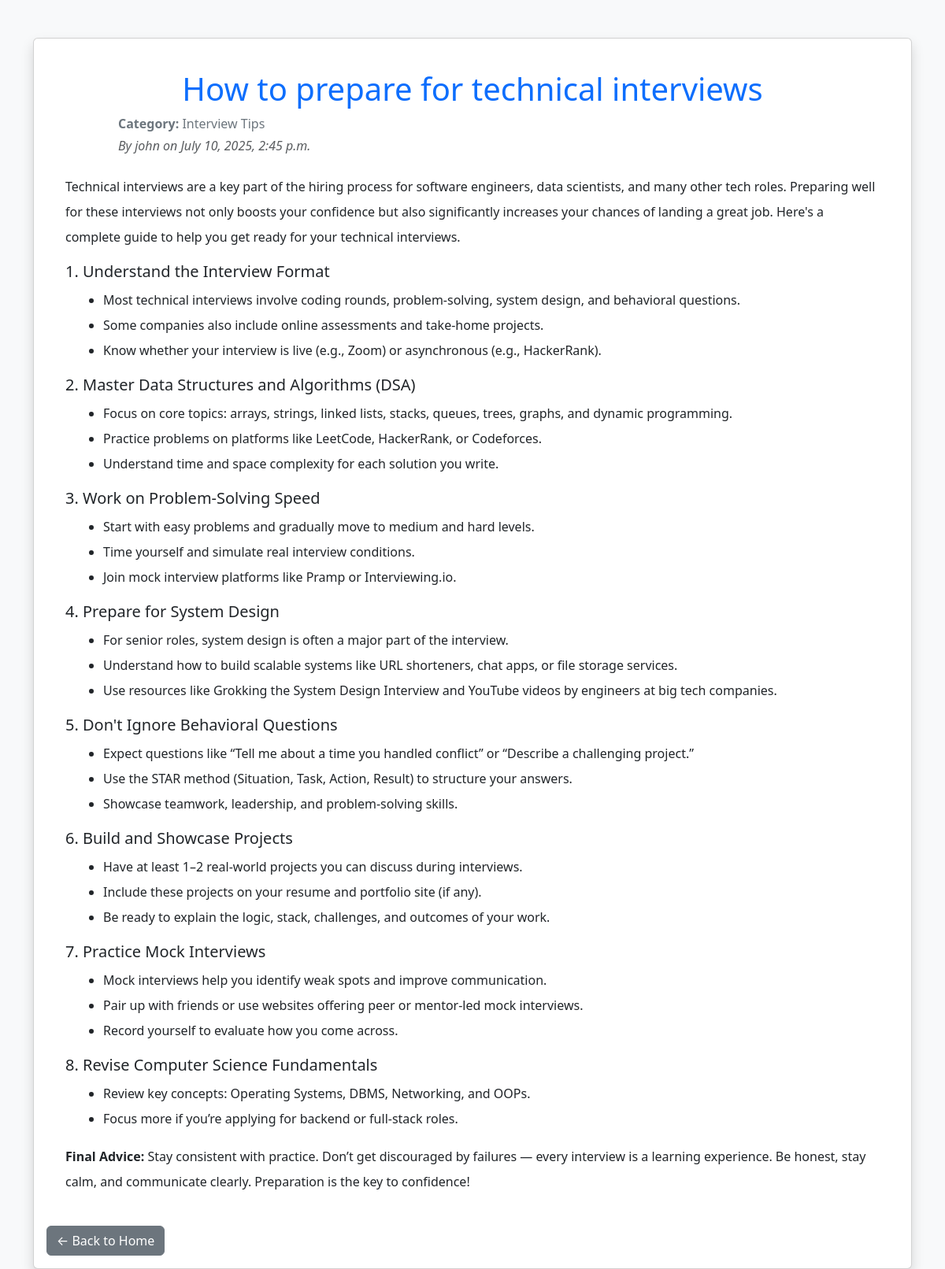
Screenshot of /post/11/ with the database file from the repository.
### BlogApp/models.py (models this page shows, shortened)
class BlogPost(models.Model):
    title = models.CharField(max_length=200)
    content = models.TextField()
    published_date = models.DateTimeField(auto_now_add=True)
    author = models.CharField(max_length=100)
    category = models.CharField(max_length=100)

### BlogApp/views.py (the view)
# urls.py: path('post/<int:post_id>/', views.post_detail, name='post_detail'),
def post_detail(request, post_id):
    post = get_object_or_404(BlogPost, id=post_id)
    return render(request, 'post_detail.html', {'post': post})

### BlogApp/templates/post_detail.html (shortened to what this page needs)
{% load static %}
<!DOCTYPE html>
<html lang="en">
<head>
    <link rel="stylesheet" href="{% static 'css/bootstrap.min.css' %}">
</head>
<body class="bg-light">
    <div class="container mt-5">
        <div class="card shadow">
            <div class="card-body">
                <h1 class="card-title text-primary text-center mt-4 mx-4">{{ post.title }}</h1>
                <div class="ms-auto" style="max-width: 900px; margin: 0 auto; text-align: left;">
                <p class="text-secondary mb-1">
                <strong>Category:</strong> {{ post.category }}
                </p>
                <p class="text-muted fst-italic">
                 By {{ post.author }} on {{ post.published_date }}
                </p>
                </div>
                <div class="mt-4 mx-4">
                    <div class="content fs-6 lh-lg">
                        {{ post.content|safe }}
                    </div>
                </div>
                <a href="{% url 'home' %}" class="btn btn-secondary mt-4">← Back to Home</a>
            </div>
        </div>
    </div>
</body>
</html>

### rows the page displays
BlogPost: title "How to prepare for technical interviews", category "Interview Tips", author "john", published_date "July 10, 2025, 2:45 p.m.", content "Technical interviews are a key part of the hiring process for software engineers, data scientists, and many other tech roles. Preparing well for these interviews not only boosts your confidence but also significantly increases your chances of landing a great job. Here's a complete guide to help you get ready for your technical interviews. 1. Understand the Interview Format Most technical interviews involve coding rounds, problem-solving, system design, and behavioral questions. Some companies also include online assessments and take-home projects. Know whether your interview is live (e.g., Zoom) or asynchronous (e.g., HackerRank). 2. Master Data Structures and Algorithms (DSA) Focus on core…"
